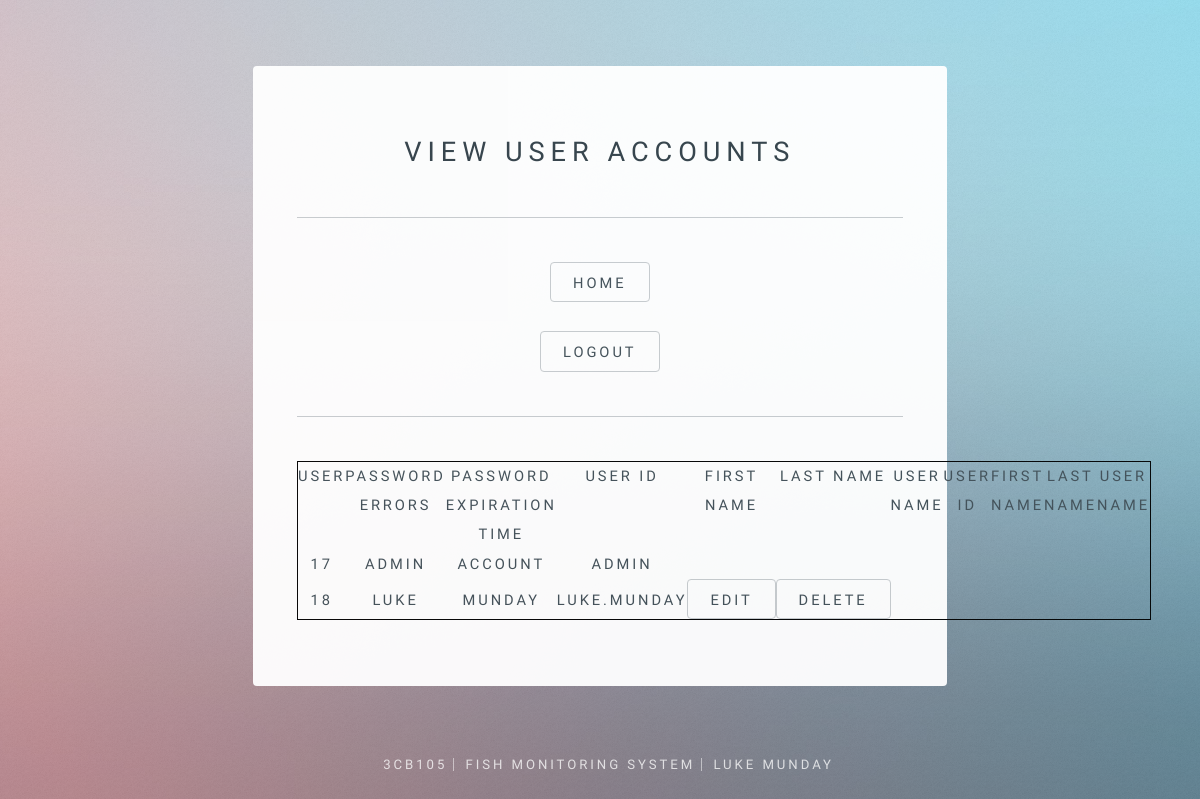
The app's page /admin/admin_view.php (signed in) with its own data.
### tables this page shows
CREATE TABLE `Users` (
  `user_id` int(11) NOT NULL,
  `first_name` varchar(20) NOT NULL,
  `last_name` varchar(20) NOT NULL,
  `user_name` varchar(20) NOT NULL,
  `password` varchar(255) NOT NULL
);

### assets/php/dbOps.php (the view, shortened to what this page needs)
<?php
class Ops {
  private $connection;
  function __construct() {
    $this->connection = establish_connection();
  }
  function get_conn() {
    return $this->connection;
  }
  function echo_table($table, $datasearch) {
    echo "<table style='border: 1px solid black; width: 100%;'>";
    $search = $this->create_header_search($table);
    $result = $this->search_db($search);
    $this->create_header($result);
    $result = $this->search_db($datasearch);
    $this->create_row($result);
    echo "</table>";
  }
  function create_header($data) {
    while ($row = mysqli_fetch_assoc($data)) {
        foreach ($row as $field => $value) {
            if ($value == "password") {
              break;
            }
            echo "<th>" . $this->format_header_names($value) . "</th>";
        }
    }
  }
  function create_row($data) {
    while ($row = mysqli_fetch_assoc($data)) {
        echo "<tr>";
        foreach ($row as $field => $value) {
            echo "<td>" . $value . "</td>";
        }
        if ($this->get_username() == "Admin") {
          $row_username = $row['user_name'];
          if ($row_username != "Admin") {
            echo "<td>";
            echo "</td>";
            echo "<td>";
            echo "</td>";
          } else {
            echo "<td></td><td></td>";
          }
        }
        echo "</tr>";
    }
  }
  function create_header_search($table) {
    $search = $this->create_search("`COLUMN_NAME` ", "`INFORMATION_SCHEMA`.`COLUMNS` ", " WHERE `TABLE_NAME`='" . $table ."'");
    return $search;
  }
  function format_header_names($field_name) {
    return str_replace("_"," ",$field_name);
  }
  function create_search($spec, $table, $cond) {
    return array("specifier" => $spec, "table" => $table, "cond" => $cond);
  }
  function search_db($search_params) {
    $conn = $this->get_conn();
    $sql = "SELECT " . $search_params["specifier"] ." FROM " . $search_params["table"] . $search_params["cond"];
    $result = mysqli_query($conn, $sql);
    return $result;
  }
  function get_username() {
    $usr = $_SESSION['user_data'];
    return $usr['user_name'];
  }
  function echo_admin_logout_button() {
    $path = "window.location=`../assets/php/logout.php`";
    $this->echo_button("", "", "button", "Logout", $path);
  }
  function echo_button($id, $name, $type, $value, $path) {
    echo "<input type='" . $type . "' value='" . $value . "' onclick='".$path."' id='" . $id . "' name='" . $name . "' />";
  }
}
?>

### admin/admin_view.php (shortened to what this page needs)
<?php
include '../assets/php/dbOps.php';
$ops = new Ops();
$ops->check_admin();
?>
<!DOCTYPE HTML>
<html>
	<head>
		<link rel="stylesheet" href="../assets/css/main.css" />
	</head>
	<body class="is-loading">
    <div id="wrapper">
			<section id="main" style="width: 60%; max-width: 1024px;">
					<header>
						<h1>View user accounts</h1>
					</header>
					<hr />
					<input type="button" value="Home" onclick="window.location='admin_home.php';" />
					<br><br>
					<?php $ops->echo_admin_logout_button(); ?>
					<hr />
					<?php
					$table = "Users";
					$search = $ops->create_search("user_id,first_name,last_name,user_name", $table, "");
					echo '<form method="post" action="" class="user_table">';
          	$ops->echo_table($table, $search);
					echo '</form>';
          ?>
        </section>
        <footer id="footer">
          <ul class="copyright">
            <li>3CB105</li><li>Fish Monitoring System</li><li>Luke Munday</li>
          </ul>
        </footer>
    </div>
	</body>
</html>

### records on screen
users: user_id "17", first_name "ADMIN", last_name "ACCOUNT", user_name "ADMIN"
users: user_id "18", first_name "LUKE", last_name "MUNDAY", user_name "LUKE.MUNDAY"

### other values on screen
$this->format_header_names($value) "USER"
$this->format_header_names($value) "PASSWORD ERRORS"
$this->format_header_names($value) "PASSWORD EXPIRATION TIME"
$this->format_header_names($value) "USER ID"
$this->format_header_names($value) "FIRST NAME"
$this->format_header_names($value) "LAST NAME"
$this->format_header_names($value) "USER NAME"
